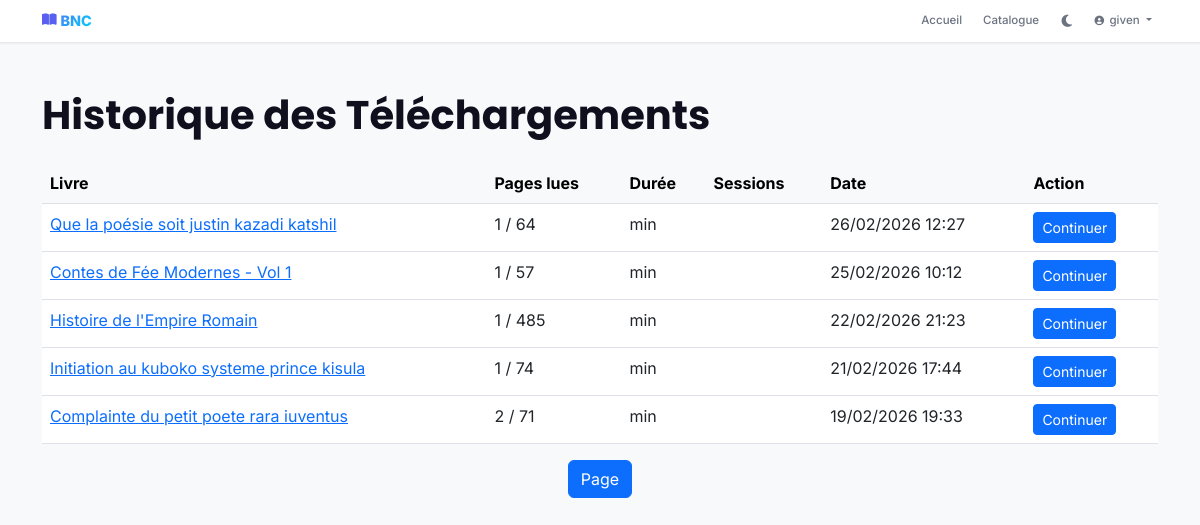
The app's page /fr/user/history/ (signed in), older data.
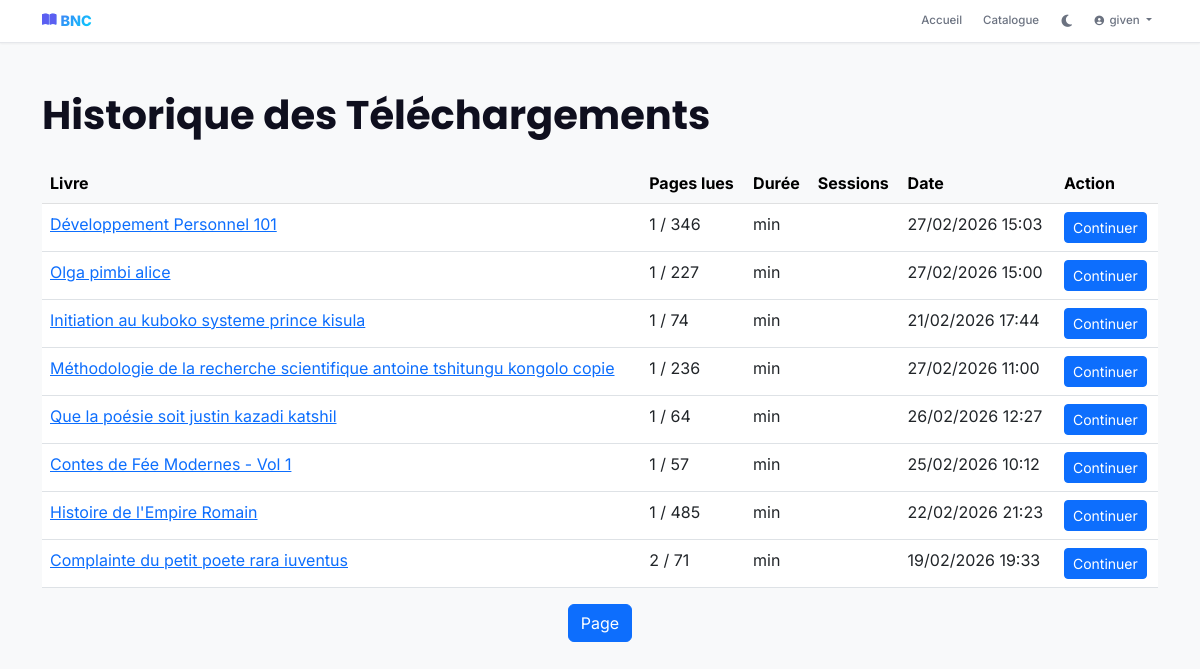
The same page, newer data.
### users/models.py (models this page shows, shortened)
class CustomUser(AbstractBaseUser, PermissionsMixin):
    SUPER_ADMIN = "super_admin"
    LIBRARY_ADMIN = "library_admin"
    READER = "reader"
    ROLE_CHOICES = [
        (SUPER_ADMIN, _("Super Administrateur")),
        (LIBRARY_ADMIN, _("Administrateur Bibliothèque")),
        (READER, _("Lecteur")),
    ]
    SUBSCRIPTION_ACTIVE = "active"
    SUBSCRIPTION_SUSPENDED = "suspended"
    SUBSCRIPTION_EXPIRED = "expired"
    SUBSCRIPTION_STATUS_CHOICES = [
        (SUBSCRIPTION_ACTIVE, _("Actif")),
        (SUBSCRIPTION_SUSPENDED, _("Suspendu")),
        (SUBSCRIPTION_EXPIRED, _("Expiré")),
    ]
    email = models.EmailField(_("Email"), unique=True, max_length=255, null=True, blank=True)
    username = models.CharField(_("Nom d'utilisateur"), max_length=150, unique=True)
    first_name = models.CharField(_("Prénom"), max_length=150, blank=True)
    last_name = models.CharField(_("Nom"), max_length=150, blank=True)
    role = models.CharField(
        _("Rôle"),
        max_length=20,
        choices=ROLE_CHOICES,
        default=READER
    )
    is_active = models.BooleanField(_("Actif"), default=True)
    is_staff = models.BooleanField(_("Staff"), default=False)
    date_of_birth = models.DateField(_("Date de naissance"), null=True, blank=True)
    avatar = models.ImageField(
        _("Avatar"),
        upload_to="users/avatars/%Y/%m/",
        null=True,
        blank=True
    )
    phone_regex = RegexValidator(
        regex=r'^\+?1?\d{9,15}$',
        message=_("Le numéro de téléphone doit être au format: +999999999")
    )
    phone = models.CharField(
        _("Téléphone"),
        validators=[phone_regex],
        max_length=20, # Augmenté pour sécurité + format international
        unique=True,   # CRITIQUE pour l'authentification par téléphone
        error_messages={
            'unique': _("Ce numéro de téléphone est déjà associé à un compte."),
        },
        null=True,     # Nullable pour les anciens comptes email-only
        blank=True
    )
    is_phone_verified = models.BooleanField(_("Téléphone vérifié"), default=False)
    otp_code = models.CharField(_("Code OTP"), max_length=6, null=True, blank=True)
    otp_created_at = models.DateTimeField(_("Date création OTP"), null=True, blank=True)
    otp_attempts = models.IntegerField(_("Tentatives OTP"), default=0)
    address = models.CharField(_("Adresse"), max_length=255, blank=True)
    city = models.CharField(_("Ville"), max_length=100, blank=True)
    country = models.CharField(_("Pays"), max_length=100, blank=True)
    subscription_status = models.CharField(
        _("Statut abonnement"),
        max_length=20,
        choices=SUBSCRIPTION_STATUS_CHOICES,
        default=SUBSCRIPTION_ACTIVE
    )
    subscription_end_date = models.DateTimeField(
        _("Fin d'abonnement"),
        null=True,
        blank=True
    )
    preferred_language = models.CharField(
        _("Langue préférée"),
        max_length=5,
        default='fr',
        choices=[
            ('fr', _('Français')),
            ('en', _('English')),
            ('ar', _('العربية')),
        ]
    )
    date_joined = models.DateTimeField(_("Date de création"), auto_now_add=True)
    updated_at = models.DateTimeField(_("Dernière modification"), auto_now=True)
    objects = CustomUserManager()
    USERNAME_FIELD = "email"
    REQUIRED_FIELDS = ["username"]
    class Meta:
        verbose_name = _("Utilisateur")
        verbose_name_plural = _("Utilisateurs")
        ordering = ["-date_joined"]
        indexes = [
            models.Index(fields=["email"]),
            models.Index(fields=["username"]),
            models.Index(fields=["role"]),
        ]

### catalogue/models.py (models this page shows, shortened)
class ReadingSession(models.Model):
    id = models.UUIDField(primary_key=True, default=uuid.uuid4, editable=False)
    user = models.ForeignKey(
        settings.AUTH_USER_MODEL,
        on_delete=models.CASCADE,
        related_name="reading_sessions"
    )
    book = models.ForeignKey(Book, on_delete=models.CASCADE, related_name="reading_sessions")
    start_time = models.DateTimeField(_("Début"))
    end_time = models.DateTimeField(_("Fin"), null=True, blank=True)
    duration_minutes = models.PositiveIntegerField(_("Durée (minutes)"), default=0)
    pages_read = models.PositiveIntegerField(_("Pages lues"), default=0)
    current_page = models.PositiveIntegerField(_("Page actuelle"), default=0)
    progress_percent = models.IntegerField(_("Progression (%)"), default=0)  # ✨ NOUVEAU
    is_completed = models.BooleanField(_("Complété"), default=False)
    created_at = models.DateTimeField(_("Créé"), auto_now_add=True)
    updated_at = models.DateTimeField(_("Modifié"), auto_now=True)
    class Meta:
        verbose_name = _("Session de lecture")
        verbose_name_plural = _("Sessions de lecture")
        ordering = ["-start_time"]
        indexes = [
            models.Index(fields=["user", "book"]),
            models.Index(fields=["is_completed"]),
            models.Index(fields=["progress_percent"]),  # ✨ Index pour requêtes rapides
        ]

class Book(models.Model):
    GENRE_CHOICES = [
        ("fiction", _("Fiction")),
        ("non_fiction", _("Non-fiction")),
        ("science", _("Science")),
        ("history", _("Histoire")),
        ("biography", _("Biographie")),
        ("children", _("Enfants")),
        ("poetry", _("Poésie")),
        ("drama", _("Drame")),
        ("mystery", _("Mystère")),
        ("romance", _("Romance")),
        ("fantasy", _("Fantasy")),
        ("self_help", _("Développement personnel")),
        ("other", _("Autre")),
    ]
    LANGUAGE_CHOICES = [
        ("fr", _("Français")),
        ("en", _("Anglais")),
        ("ar", _("Arabe")),
        ("de", _("Allemand")),
        ("es", _("Espagnol")),
        ("pt", _("Portugais")),
        ("sw", _("Swahili")),
        ("other", _("Autre")),
    ]
    id = models.UUIDField(primary_key=True, default=uuid.uuid4, editable=False)
    title = models.CharField(_("Titre"), max_length=255)
    description = models.TextField(_("Description"), blank=True)
    isbn = models.CharField(_("ISBN"), max_length=20, unique=True)
    pages_count = models.PositiveIntegerField(_("Nombre de pages"), null=True, blank=True)
    publication_date = models.DateField(_("Date de publication"), null=True, blank=True)
    language = models.CharField(
        _("Langue"),
        max_length=10,
        choices=LANGUAGE_CHOICES,
        default="fr"
    )
    genre = models.CharField(
        _("Genre"),
        max_length=50,
        choices=GENRE_CHOICES,
        default="other"
    )
    cover = models.ImageField(
        _("Couverture"),
        upload_to="books/covers/%Y/%m/",
        null=True,
        blank=True
    )
    pdf_file = models.FileField(
        _("Fichier PDF"),
        upload_to="books/pdf/%Y/%m/",
        null=True,
        blank=True
    )
    epub_file = models.FileField(
        _("Fichier EPUB"),
        upload_to="books/epub/%Y/%m/",
        null=True,
        blank=True
    )
    price = models.DecimalField(
        _("Prix"),
        max_digits=8,
        decimal_places=2,
        default=0,
        validators=[MinValueValidator(0)]
    )
    discount_percentage = models.IntegerField(
        _("Pourcentage de réduction"),
        default=0,
        validators=[MinValueValidator(0), MaxValueValidator(100)]
    )
    is_paid = models.BooleanField(_("Payant"), default=False)
    free_pages_count = models.PositiveIntegerField(
        _("Nombre de pages libres"),
        default=15,
        help_text=_("Nombre de pages accessibles gratuitement (0 = aucune preview)")
    )
    downloads_count = models.PositiveIntegerField(_("Nombre de téléchargements"), default=0)
    reads_count = models.PositiveIntegerField(_("Nombre de lectures"), default=0)
    rating = models.DecimalField(
        _("Note"),
        max_digits=3,
        decimal_places=2,
        default=0,
        validators=[MinValueValidator(0), MaxValueValidator(5)]
    )
    rating_count = models.PositiveIntegerField(_("Nombre d'évaluations"), default=0)
    authors = models.ManyToManyField(Author, through="AuthorBook", related_name="books", blank=True)
    libraries = models.ManyToManyField(Library, through="LibraryBook", related_name="books", blank=True)
    is_published = models.BooleanField(_("Publié"), default=True)
    created_at = models.DateTimeField(_("Créé"), auto_now_add=True)
    updated_at = models.DateTimeField(_("Modifié"), auto_now=True)
    class Meta:
        verbose_name = _("Livre")
        verbose_name_plural = _("Livres")
        ordering = ["-created_at"]
        indexes = [
            models.Index(fields=["isbn"]),
            models.Index(fields=["title"]),
            models.Index(fields=["is_published"]),
            models.Index(fields=["genre"]),
        ]

### users/views.py (the view)
# urls.py: path('history/', views.reading_history_view, name='reading_history'),
@login_required(login_url='users:login')
def reading_history_view(request):
    sessions = ReadingSession.objects.filter(user=request.user).select_related('book').order_by('-updated_at')
    context = {
        'sessions': sessions,
        'total_books_read': sessions.values('book').distinct().count(),
    }
    return render(request, 'user/downloads.html', context)

### templates/user/downloads.html (shortened to what this page needs)
{% extends 'base.html' %}
{% block content %}
<div class="container my-5">
    <h1 class="mb-4">Historique des Téléchargements</h1>
    {% if sessions %}
        <div class="table-responsive">
            <table class="table table-hover">
                <thead class="table-light">
                    <tr>
                        <th>Livre</th>
                        <th>Pages lues</th>
                        <th>Durée</th>
                        <th>Sessions</th>
                        <th>Date</th>
                        <th>Action</th>
                    </tr>
                </thead>
                <tbody>
                    {% for session in sessions %}
                        <tr>
                            <td>
                                <a href="{% url 'catalogue:book_detail' session.book.id %}">
                                    {{ session.book.title }}
                                </a>
                            </td>
                            <td>{{ session.current_page }} / {{ session.book.pages_count }}</td>
                            <td>{{ session.duration }} min</td>
                            <td>{{ session.sessions_count }}</td>
                            <td>{{ session.created_at|date:"d/m/Y H:i" }}</td>
                            <td>
                                <a href="{% url 'catalogue:book_detail' session.book.id %}" class="btn btn-sm btn-primary">
                                    Continuer
                                </a>
                            </td>
                        </tr>
                    {% endfor %}
                </tbody>
            </table>
        </div>
        <nav aria-label="Page navigation">
            <ul class="pagination justify-content-center">
                <li class="page-item active">
                    <span class="page-link">Page {{ sessions.number }}</span>
                </li>
            </ul>
        </nav>
    {% else %}
        <div class="alert alert-info">
            <i class="fas fa-info-circle"></i> Aucun téléchargement pour le moment.
        </div>
    {% endif %}
</div>
{% endblock %}

### templates/base.html (shortened to what this page needs)
{% load static %}
<!DOCTYPE html>
<html lang="fr" data-bs-theme="light">
<head>
    <link href="https://cdn.jsdelivr.net/npm/bootstrap@5.3.0/dist/css/bootstrap.min.css" rel="stylesheet">
    <link rel="stylesheet" href="https://cdnjs.cloudflare.com/ajax/libs/font-awesome/6.4.0/css/all.min.css">
</head>
<body>
    <nav class="navbar navbar-expand-lg navbar-premium">
        <div class="container">
            <a class="navbar-brand" href="{% url 'home' %}">
                <div class="navbar-brand-logo">
                    <i class="fas fa-book-open"></i> BNC
                </div>
            </a>
            <div class="collapse navbar-collapse" id="navbarNav">
                <ul class="navbar-nav ms-auto align-items-center gap-2">
                    <li class="nav-item">
                        <a class="nav-link" href="{% url 'home' %}">Accueil</a>
                    </li>
                    <li class="nav-item">
                        <a class="nav-link" href="{% url 'catalogue:catalogue' %}">Catalogue</a>
                    </li>
                    <li class="nav-item">
                        <button class="btn btn-sm" id="darkModeBtn" style="background: none; border: none; color: var(--text-light); cursor: pointer; padding: 0.5rem;">
                        </button>
                    </li>
                    {% if user.is_authenticated %}
                    <li class="nav-item dropdown">
                        <a class="nav-link dropdown-toggle" href="#" role="button" data-bs-toggle="dropdown">
                            <i class="fas fa-user-circle"></i> {{ user.first_name|default:user.username }}
                        </a>
                    </li>
                    {% else %}
                    <li class="nav-item">
                        <a href="{% url 'users:login' %}" class="btn btn-premium btn-sm">Connexion</a>
                    </li>
                    {% endif %}
                </ul>
            </div>
        </div>
    </nav>
    <main>
        {% block content %}{% endblock %}
    </main>
</body>
</html>

Row changes from the older to the newer data that the page shows:
added ReadingSession: book "Développement Personnel 101", current_page "1", book.pages_count "346", created_at "27/02/2026 15:03"
added ReadingSession: book "Olga pimbi alice", current_page "1", book.pages_count "227", created_at "27/02/2026 15:00"
changed ReadingSession "Initiation au kuboko systeme prince kisula": moves up the list
added ReadingSession: book "Méthodologie de la recherche scientifique antoine tshitungu kongolo copie", current_page "1", book.pages_count "236", created_at "27/02/2026 11:00"
